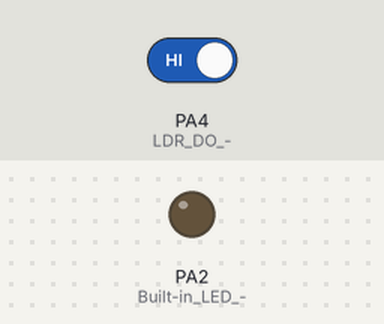
A sketch run on a simulated STM32 Black Pill. Parts: output pins drawn as LEDs (lit = HIGH). The inputs (shaded band) are chosen by the test bench; at power-on: PA4 (LDR_DO_-) HIGH.

Above: at 1.2 s.
1.3 s: PA4 (LDR_DO_-) driven LOW
At 2.4 s:
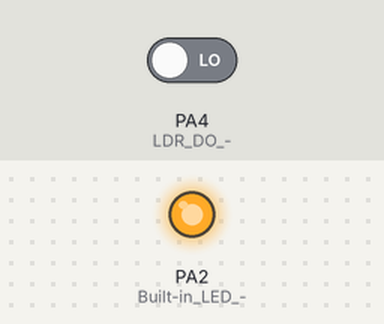
2.9 s: PA4 (LDR_DO_-) driven HIGH
At 3.6 s:
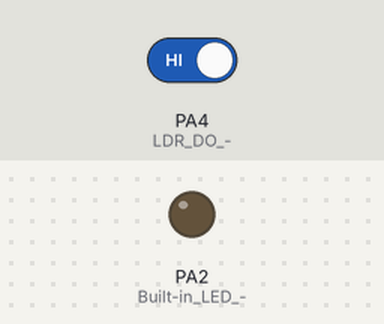
Timing chart, 0 to 5.9 s (numbered marks = the images above; inputs shaded):
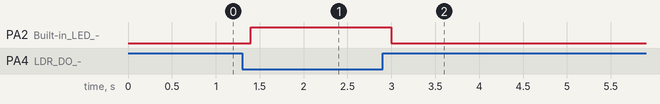

The sketch:

PR07_ESP32_LDR.ino
```cpp
// PR 7: LDR Automatic Lighting (ESP32)
// Wiring: LDR VCC -> 3.3V, GND -> GND, DO -> GPIO 4

void setup() {
  pinMode(4, INPUT);    // LDR DO -> GPIO 4
  pinMode(2, OUTPUT);   // Built-in LED -> GPIO 2
}

void loop() {
  if (digitalRead(4) == LOW)   // Dark -> LED ON (swap to HIGH if inverted)
    digitalWrite(2, HIGH);
  else
    digitalWrite(2, LOW);
  delay(200);
}
```

Measured:
- after the input at 1.3 s, PA2 (Built-in_LED_-): LOW → HIGH after 0.10 s
- after the input at 2.9 s, PA2 (Built-in_LED_-): HIGH → LOW after 0.10 s
